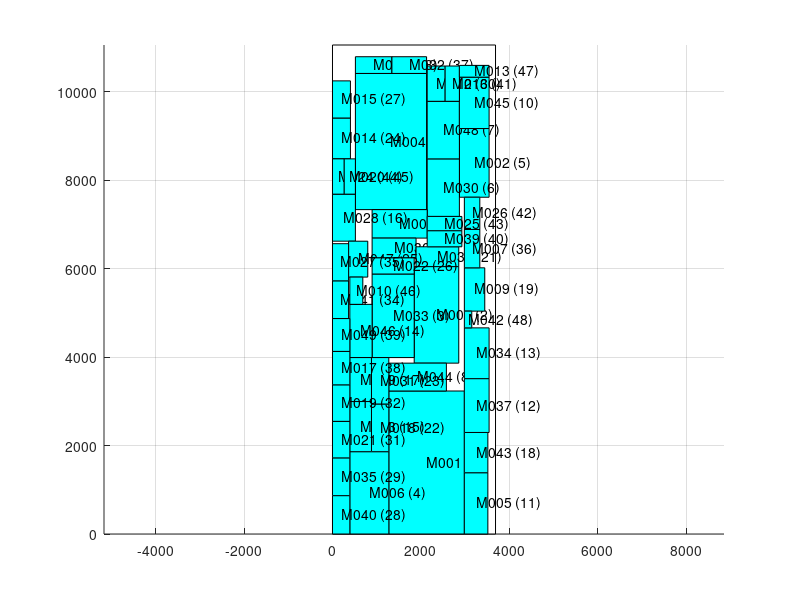

This chart was generated by the following MATLAB code:
axis equal;
hold on;
grid on;
cap_x=[ 0 0 3687 3687 0 ];
cap_y=[ 0 11059 11059 0 0 ];
fill(cap_x,cap_y,'w');
block_x=[ 1274 2982 2982 1274 1274 ];
block_y=[ 0 0 3234 3234 0 ];
fill(block_x,block_y,'c');
text(2128,1617,'M001 (0)');
block_x=[ 518 2128 2128 518 518 ];
block_y=[ 7336 7336 10416 10416 7336 ];
fill(block_x,block_y,'c');
text(1323,8876,'M004 (1)');
block_x=[ 1848 2856 2856 1848 1848 ];
block_y=[ 3864 3864 6048 6048 3864 ];
fill(block_x,block_y,'c');
text(2352,4956,'M003 (2)');
block_x=[ 896 1848 1848 896 896 ];
block_y=[ 3990 3990 5880 5880 3990 ];
fill(block_x,block_y,'c');
text(1372,4935,'M033 (3)');
block_x=[ 392 1274 1274 392 392 ];
block_y=[ 0 0 1862 1862 0 ];
fill(block_x,block_y,'c');
text(833,931,'M006 (4)');
block_x=[ 2870 3542 3542 2870 2870 ];
block_y=[ 7616 7616 9170 9170 7616 ];
fill(block_x,block_y,'c');
text(3206,8393,'M002 (5)');
block_x=[ 2142 2870 2870 2142 2142 ];
block_y=[ 7182 7182 8484 8484 7182 ];
fill(block_x,block_y,'c');
text(2506,7833,'M030 (6)');
block_x=[ 2142 2870 2870 2142 2142 ];
block_y=[ 8484 8484 9786 9786 8484 ];
fill(block_x,block_y,'c');
text(2506,9135,'M048 (7)');
block_x=[ 1274 2576 2576 1274 1274 ];
block_y=[ 3234 3234 3864 3864 3234 ];
fill(block_x,block_y,'c');
text(1925,3549,'M044 (8)');
block_x=[ 896 2142 2142 896 896 ];
block_y=[ 6692 6692 7336 7336 6692 ];
fill(block_x,block_y,'c');
text(1519,7014,'M008 (9)');
block_x=[ 2870 3542 3542 2870 2870 ];
block_y=[ 9170 9170 10332 10332 9170 ];
fill(block_x,block_y,'c');
text(3206,9751,'M045 (10)');
block_x=[ 2982 3514 3514 2982 2982 ];
block_y=[ 0 0 1386 1386 0 ];
fill(block_x,block_y,'c');
text(3248,693,'M005 (11)');
block_x=[ 2982 3542 3542 2982 2982 ];
block_y=[ 2296 2296 3514 3514 2296 ];
fill(block_x,block_y,'c');
text(3262,2905,'M037 (12)');
block_x=[ 2982 3542 3542 2982 2982 ];
block_y=[ 3514 3514 4662 4662 3514 ];
fill(block_x,block_y,'c');
text(3262,4088,'M034 (13)');
block_x=[ 392 896 896 392 392 ];
block_y=[ 3990 3990 5194 5194 3990 ];
fill(block_x,block_y,'c');
text(644,4592,'M046 (14)');
block_x=[ 392 882 882 392 392 ];
block_y=[ 1862 1862 2996 2996 1862 ];
fill(block_x,block_y,'c');
text(637,2429,'M023 (15)');
block_x=[ 0 518 518 0 0 ];
block_y=[ 6622 6622 7686 7686 6622 ];
fill(block_x,block_y,'c');
text(259,7154,'M028 (16)');
block_x=[ 392 882 882 392 392 ];
block_y=[ 2996 2996 3990 3990 2996 ];
fill(block_x,block_y,'c');
text(637,3493,'M029 (17)');
block_x=[ 2982 3514 3514 2982 2982 ];
block_y=[ 1386 1386 2296 2296 1386 ];
fill(block_x,block_y,'c');
text(3248,1841,'M043 (18)');
block_x=[ 2982 3444 3444 2982 2982 ];
block_y=[ 5040 5040 6020 6020 5040 ];
fill(block_x,block_y,'c');
text(3213,5530,'M009 (19)');
block_x=[ 896 1890 1890 896 896 ];
block_y=[ 6244 6244 6692 6692 6244 ];
fill(block_x,block_y,'c');
text(1393,6468,'M036 (20)');
block_x=[ 1890 2856 2856 1890 1890 ];
block_y=[ 6048 6048 6496 6496 6048 ];
fill(block_x,block_y,'c');
text(2373,6272,'M038 (21)');
block_x=[ 882 1274 1274 882 882 ];
block_y=[ 1862 1862 2940 2940 1862 ];
fill(block_x,block_y,'c');
text(1078,2401,'M018 (22)');
block_x=[ 882 1274 1274 882 882 ];
block_y=[ 2940 2940 3990 3990 2940 ];
fill(block_x,block_y,'c');
text(1078,3465,'M031 (23)');
block_x=[ 0 406 406 0 0 ];
block_y=[ 8484 8484 9408 9408 8484 ];
fill(block_x,block_y,'c');
text(203,8946,'M014 (24)');
block_x=[ 364 798 798 364 364 ];
block_y=[ 5810 5810 6622 6622 5810 ];
fill(block_x,block_y,'c');
text(581,6216,'M047 (25)');
block_x=[ 896 1848 1848 896 896 ];
block_y=[ 5880 5880 6244 6244 5880 ];
fill(block_x,block_y,'c');
text(1372,6062,'M022 (26)');
block_x=[ 0 406 406 0 0 ];
block_y=[ 9408 9408 10248 10248 9408 ];
fill(block_x,block_y,'c');
text(203,9828,'M015 (27)');
block_x=[ 0 392 392 0 0 ];
block_y=[ 0 0 868 868 0 ];
fill(block_x,block_y,'c');
text(196,434,'M040 (28)');
block_x=[ 0 392 392 0 0 ];
block_y=[ 868 868 1722 1722 868 ];
fill(block_x,block_y,'c');
text(196,1295,'M035 (29)');
block_x=[ 2142 2548 2548 2142 2142 ];
block_y=[ 9786 9786 10584 10584 9786 ];
fill(block_x,block_y,'c');
text(2345,10185,'M012 (30)');
block_x=[ 0 392 392 0 0 ];
block_y=[ 1722 1722 2548 2548 1722 ];
fill(block_x,block_y,'c');
text(196,2135,'M021 (31)');
block_x=[ 0 392 392 0 0 ];
block_y=[ 2548 2548 3374 3374 2548 ];
fill(block_x,block_y,'c');
text(196,2961,'M019 (32)');
block_x=[ 518 1344 1344 518 518 ];
block_y=[ 10416 10416 10794 10794 10416 ];
fill(block_x,block_y,'c');
text(931,10605,'M011 (33)');
block_x=[ 0 364 364 0 0 ];
block_y=[ 4872 4872 5726 5726 4872 ];
fill(block_x,block_y,'c');
text(182,5299,'M041 (34)');
block_x=[ 0 364 364 0 0 ];
block_y=[ 5726 5726 6566 6566 5726 ];
fill(block_x,block_y,'c');
text(182,6146,'M027 (35)');
block_x=[ 2982 3332 3332 2982 2982 ];
block_y=[ 6020 6020 6888 6888 6020 ];
fill(block_x,block_y,'c');
text(3157,6454,'M007 (36)');
block_x=[ 1344 2128 2128 1344 1344 ];
block_y=[ 10416 10416 10794 10794 10416 ];
fill(block_x,block_y,'c');
text(1736,10605,'M032 (37)');
block_x=[ 0 392 392 0 0 ];
block_y=[ 3374 3374 4130 4130 3374 ];
fill(block_x,block_y,'c');
text(196,3752,'M017 (38)');
block_x=[ 0 392 392 0 0 ];
block_y=[ 4130 4130 4872 4872 4130 ];
fill(block_x,block_y,'c');
text(196,4501,'M049 (39)');
block_x=[ 2142 2926 2926 2142 2142 ];
block_y=[ 6496 6496 6860 6860 6496 ];
fill(block_x,block_y,'c');
text(2534,6678,'M039 (40)');
block_x=[ 2548 2870 2870 2548 2548 ];
block_y=[ 9786 9786 10584 10584 9786 ];
fill(block_x,block_y,'c');
text(2709,10185,'M016 (41)');
block_x=[ 2982 3332 3332 2982 2982 ];
block_y=[ 6888 6888 7616 7616 6888 ];
fill(block_x,block_y,'c');
text(3157,7252,'M026 (42)');
block_x=[ 2142 2926 2926 2142 2142 ];
block_y=[ 6860 6860 7182 7182 6860 ];
fill(block_x,block_y,'c');
text(2534,7021,'M025 (43)');
block_x=[ 0 266 266 0 0 ];
block_y=[ 7686 7686 8484 8484 7686 ];
fill(block_x,block_y,'c');
text(133,8085,'M024 (44)');
block_x=[ 266 518 518 266 266 ];
block_y=[ 7686 7686 8484 8484 7686 ];
fill(block_x,block_y,'c');
text(392,8085,'M020 (45)');
block_x=[ 392 686 686 392 392 ];
block_y=[ 5194 5194 5810 5810 5194 ];
fill(block_x,block_y,'c');
text(539,5502,'M010 (46)');
block_x=[ 2870 3542 3542 2870 2870 ];
block_y=[ 10332 10332 10598 10598 10332 ];
fill(block_x,block_y,'c');
text(3206,10465,'M013 (47)');
block_x=[ 2982 3150 3150 2982 2982 ];
block_y=[ 4662 4662 5040 5040 4662 ];
fill(block_x,block_y,'c');
text(3066,4851,'M042 (48)');
